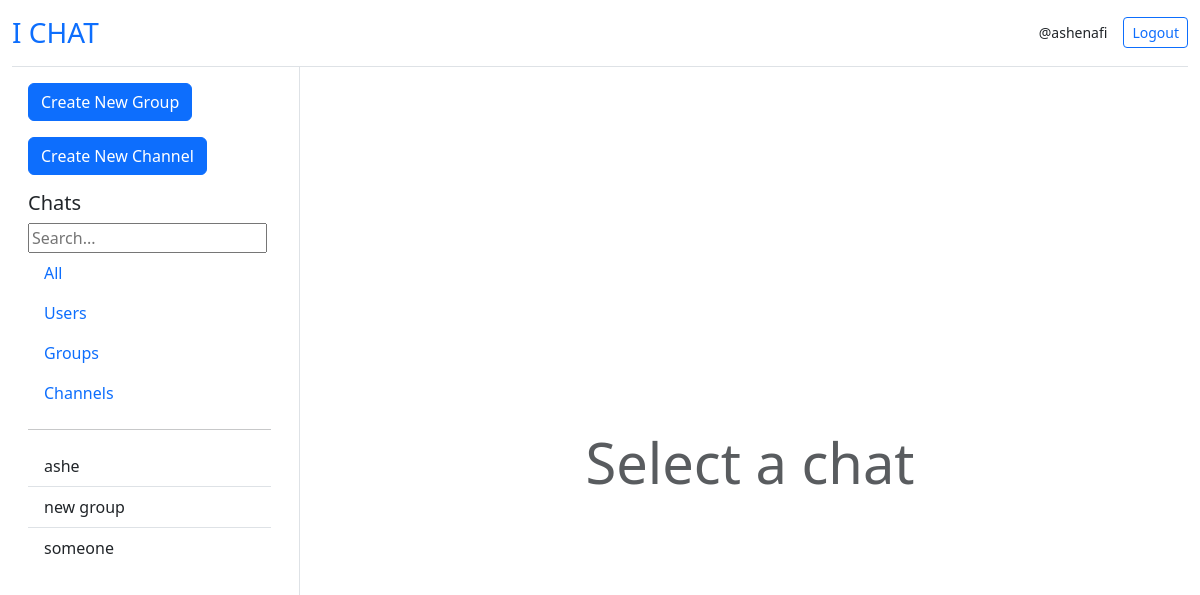
Before: / (signed in) with the older database file.
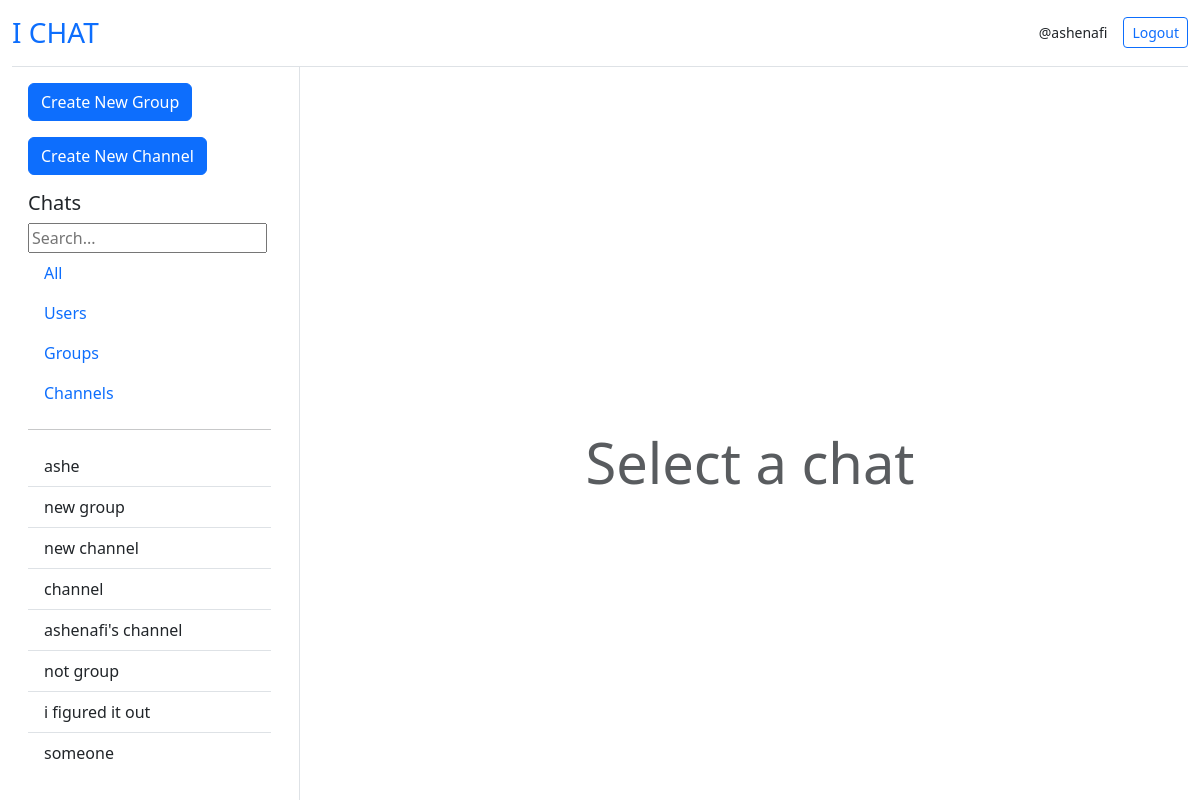
After: the same page with the newer database file.
### core/models.py (models this page shows, shortened)
class Group(models.Model):
    owner = models.ForeignKey(User, on_delete=models.CASCADE)
    name = models.CharField(max_length=100)
    description = models.CharField(max_length=300)
    members = models.ManyToManyField(User, related_name="member")
    created_at = models.DateTimeField(auto_now_add=True)
    updated_at = models.DateTimeField(auto_now=True)

class Channel(models.Model):
    owner = models.ForeignKey(User, on_delete=models.CASCADE)
    name = models.CharField(max_length=100)
    description = models.CharField(max_length=300)
    subscribers = models.ManyToManyField(User, related_name="subscribers")
    created_at = models.DateTimeField(auto_now_add=True)
    updated_at = models.DateTimeField(auto_now=True)

### core/views.py (the view)
# urls.py: 2. Add a URL to urlpatterns:  path('', views.home, name='home')
@login_required(login_url='log-in')
def home(request):
    page = "home"
    channels = Channel.objects.all()
    groups = Group.objects.all()
    users = User.objects.all()
    context = {
        'channels':channels,
        'groups':groups,
        'page':page,
        'users':users,
        }
    return render(request, 'core/home.html', context)

### core/templates/core/home.html (shortened to what this page needs)
{% extends 'core/base.html' %}
{% block content %}
<div class="container-fluid vh-100">
    <div class="row h-100">
        <div class="col-md-4 col-lg-3 border-end d-flex flex-column">
            <div class="p-3 flex-grow-1 overflow-auto">
                <a href="{% url 'create_group' %}" class="btn btn-primary mb-3">Create New Group</a>
                <a href="{% url 'create_channel' %}" class="btn btn-primary mb-3">Create New Channel</a>
                <h3 class="h5">Chats</h3>
                <input type="search" name="search" placeholder="Search...">
                <div class="nav flex-column">
                    <a href="#" class="nav-link">All</a>
                    <a href="#" class="nav-link">Users</a>
                    <a href="#" class="nav-link">Groups</a>
                    <a href="#" class="nav-link">Channels</a>
                </div>
                <hr>
                <div class="list-group list-group-flush">
                    {% for group in groups %}
                        <a href="{% url 'group' group.id %}" class="list-group-item list-group-item-action">{{group.name}}</a>
                    {% endfor %}
                    {% for channel in channels %}
                        <a href="{% url 'channel' channel.id %}" class="list-group-item list-group-item-action">{{channel.name}}</a>
                    {% endfor %}
                    {% for user in users %}
                        {% if user != request.user %}
                            <a href="{% url 'friend' user.id %}" class="list-group-item list-group-item-action">{{user.username}}</a>
                        {% endif %}
                    {% endfor %}
                </div>
            </div>
        </div>
        <div class="col-md-8 col-lg-9 d-flex flex-column">
            <div class="flex-grow-1 d-flex flex-column">
                {% if page == 'home' %}
                    <div class="text-center py-5 flex-grow-1 d-flex align-items-center justify-content-center">
                        <h1 class="display-4 text-muted">Select a chat</h1>
                    </div>
                {% endif %}
            </div>
        </div>
    </div>
</div>
{% endblock %}

Changed rows visible on the page:
added Group: name "new channel"
added Group: name "channel"
added Group: name "ashenafi's channel"
added Group: name "not group"
added Channel: name "i figured it out"
